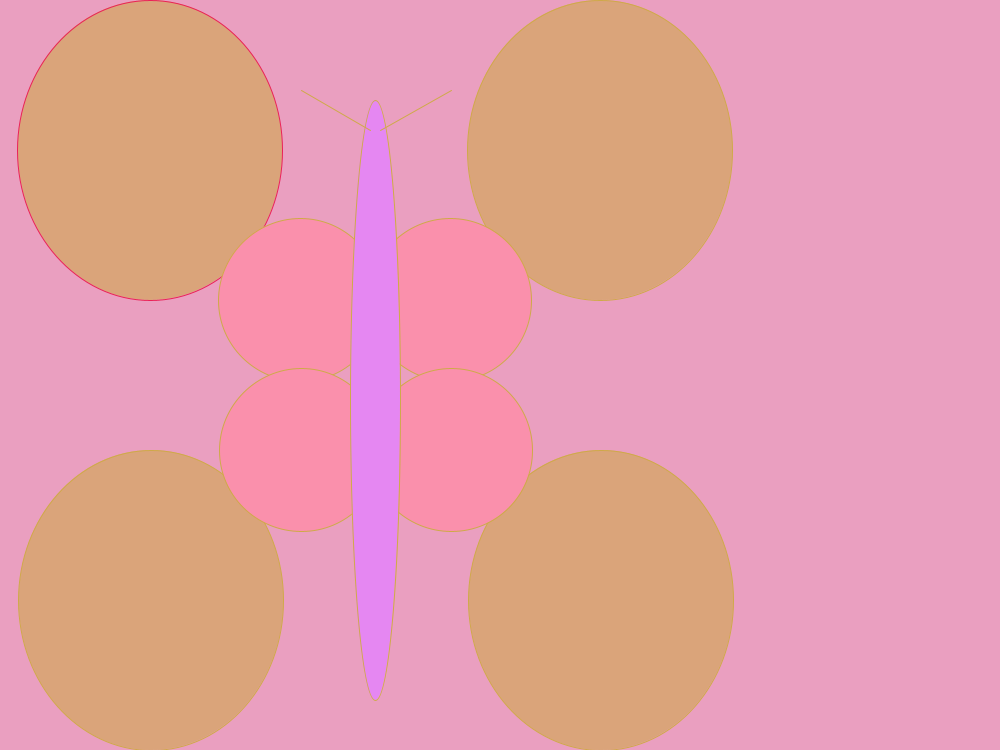
Frame 1 (no input)
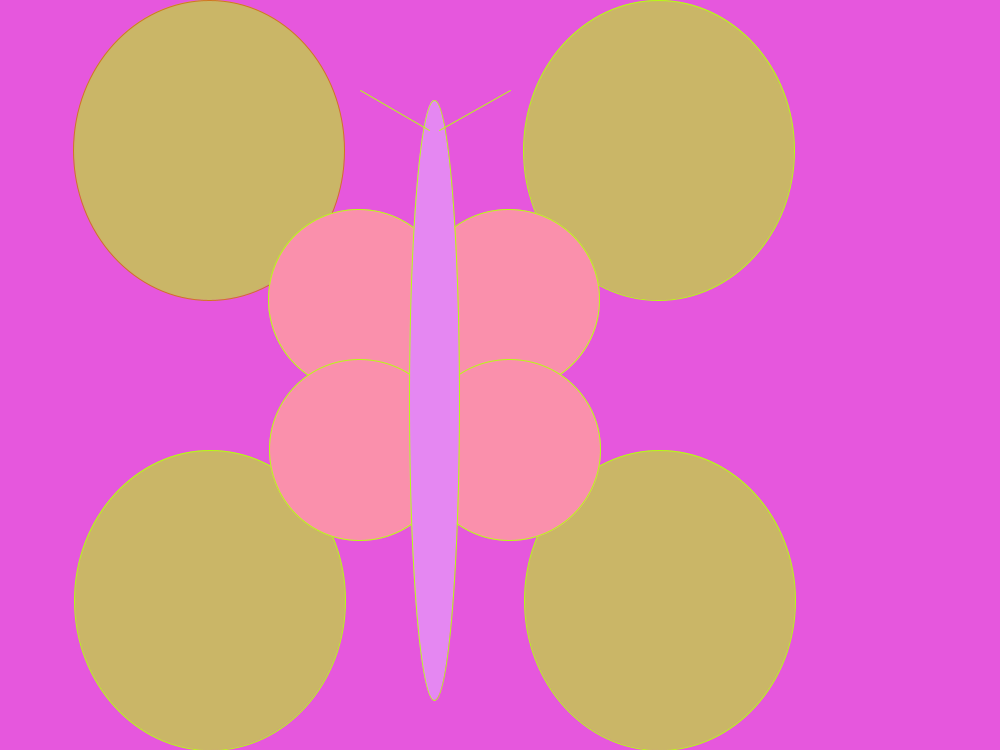
Frame 60 (the mouse pressed at the canvas centre just before this capture)
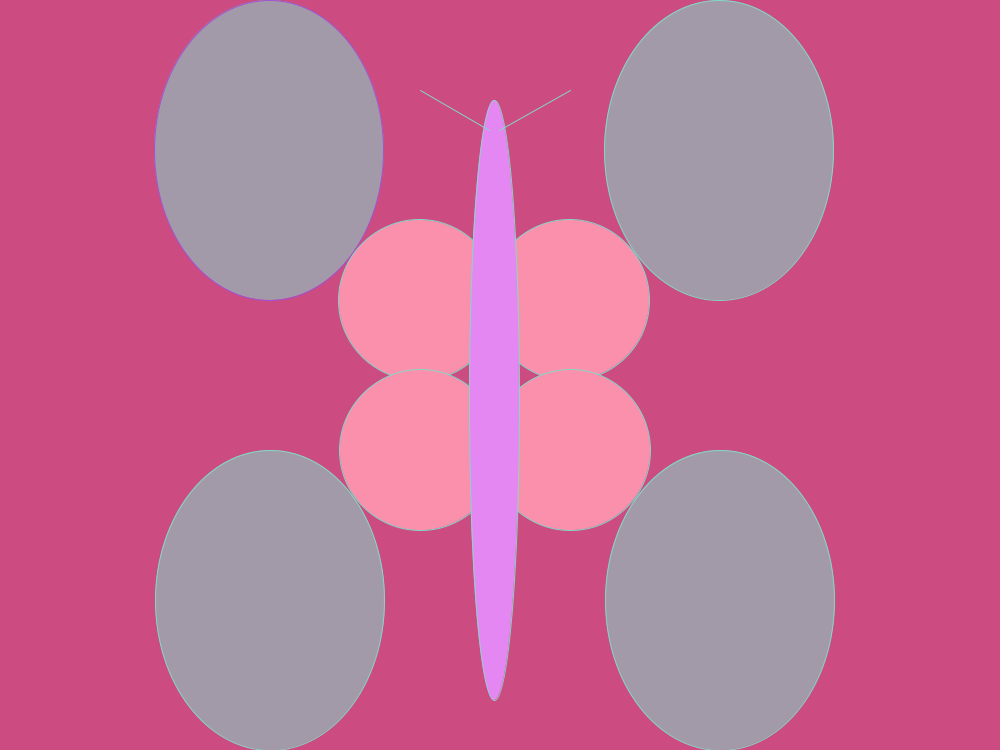
Frame 120 (the mouse held since frame 60 and released just before this capture)

The Processing sketch that drew these frames (run headless with seeded random() and noise(); from frame 60 on, the mouse is pressed at the canvas centre):

// Processing sketch: processing_169488
// ── processing_169488.pde

int a=150;
int b=300;
int c=600;
int d=450;
int e=375;
int f=370;
int g=380;
int h=#EA2157;
int v=#EA9FC0;
int w=#EA3B87;
int u=#E587F2;

void setup()
{
size (1000,750);

}
void draw()
{

 frameRate(50);
  background(v);
  v=v+w;
float k;
k=random(200,300);
float j;
j=random(150,200);
stroke(h);
h=h+u;
fill(h,150);
ellipse(a,150,k,300);
stroke(h);
fill(h,150);
a=a+1;
stroke(h);
fill(#FA90AC);
ellipse(b,300,j,j);
b=b+1;
stroke(h);
fill(h,150);
ellipse(a,600,k,300);
stroke(h);
fill(#FA90AC);
ellipse(b,450,j,j);
stroke(h);
fill(h,150);

ellipse(c,150,k,300);
c=c+1;
stroke(h);
fill(#FA90AC);
ellipse(d,300,j,j);
d=d+1;
stroke(h);
fill(h,150);
ellipse(c,600,k,300);
stroke(h);
fill(#FA90AC);
ellipse(d,450,j,j);


stroke(h);
fill(#E587F2);
ellipse(e,400,50,600);
e=e+1;

fill(#403A40);
line(b,90,f,130);
f=f+1;
line(g,130,d,90);
g=g+1;

}
